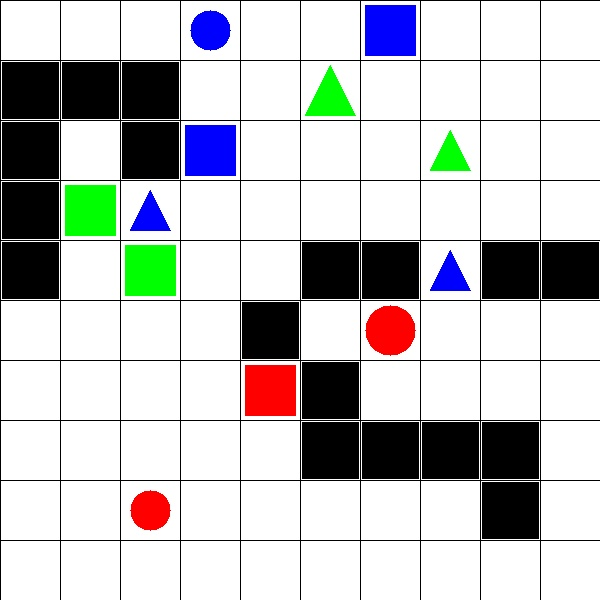
#> input picture task2_lm_set4/set-4/2. Task_Description/test_images/test_image4.jpg, 600 x 600 px
$ python final2.py   (Python 2 division)
#> lines starting #> are read from the running program, lines starting #| are printed output that depends on the picture; after the words box and inside, x2 and y2 are one past the last pixel; in counts of white or black regions, pixels touching at a corner belong together
import cv2
import numpy as np
import math as m
def main(board_filepath):
#> called with board_filepath = 'test_images/test_image4.jpg'
    board_objects = []		# List to store output of board -- DO NOT CHANGE VARIABLE NAME
    output_list = []		# List to store final output 	-- DO NOT CHANGE VARIABLE NAME

    def sort_grid(l=[]):#

        k=sorted(l)
        h=0
        li=[]
        for i in k:
            li.append(tuple(i))

        for i in range(int(m.sqrt(len(l)))):
            for j in range(int(m.sqrt(len(l)))):
                k[h][0]=i+1
                k[h][1]=j+1
                h+=1
        return(k)

    def find_shape(c):

        peri = cv2.arcLength(c, True)
        approx = cv2.approxPolyDP(c, 0.04 * peri, True)
        if len(approx) == 3:
            shape = "Triangle"
        elif len(approx) == 4:
            shape = "4-sided"
        else:
            shape = "Circle"
        return shape

    def detect_color(px):
            if px[0]>240 and px[1]<10 and px[2]<10:
                    return "blue"
            elif px[0]<10 and px[1]<10 and px[2]>240:
                    return "red"
            elif px[0]<10 and px[1]>240 and px[2]<10:
                    return "green"
            elif px[0]<10 and px[1]>240 and px[2]>240:
                    return "yellow"
            elif px[0]<10 and px[1]<10 and px[2]<10:
                    return "black"
    image_board = cv2.imread(board_filepath)
#> image_board is the input picture: shape (600, 600, 3); mean B, G, R 195.5, 195.1, 194
    image_board_gray=cv2.cvtColor(image_board,cv2.COLOR_BGR2GRAY)
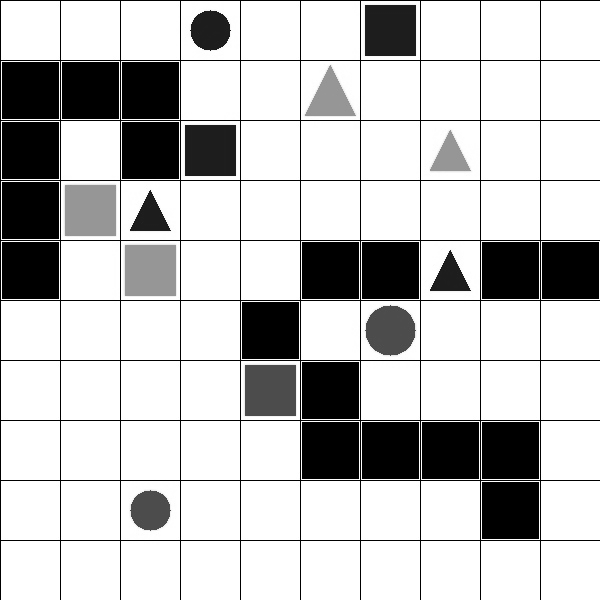
#> image_board_gray: shape (600, 600); min 0, max 255, mean 194.8
    #cv2.imshow("gray",image_board_gray)
    image_board_inrange=cv2.inRange(image_board_gray,200,255)
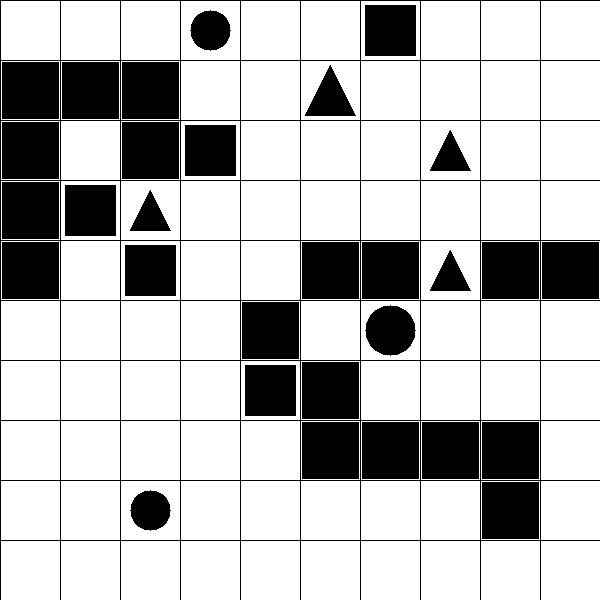
#> image_board_inrange: shape (600, 600); 74.5% white; 31 black regions
    #cv2.imshow("board",image_board_inrange)

    cnts_b = cv2.findContours(image_board_inrange.copy(),cv2.RETR_TREE ,cv2.CHAIN_APPROX_SIMPLE)
#> cnts_b = 130 contours; largest, box (x1, y1, x2, y2) and area: (541, 541, 600, 600) 3364, (481, 541, 540, 600) 3364, (421, 541, 480, 600) 3364, (361, 541, 420, 600) 3364, (301, 541, 360, 600) 3364
    cnts_b = cnts_b[0]
    cnts_b1,heirarchy_b = cv2.findContours(image_board_inrange.copy(),cv2.RETR_TREE,cv2.CHAIN_APPROX_SIMPLE)
#> cnts_b1 has the same summary as cnts_b
    cv2.drawContours(image_board, cnts_b,-1, (206, 255, 39), 1)
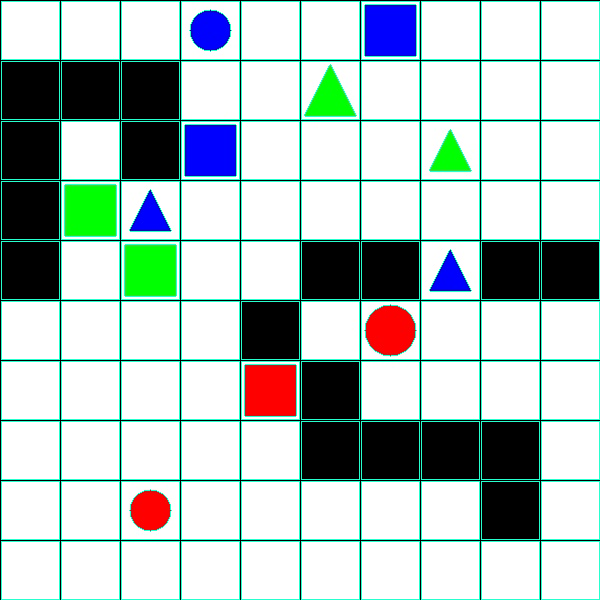
#> image_board: shape (600, 600, 3); 6.98% of pixels changed, all inside (x1, y1, x2, y2) = (1, 1, 600, 600)
    cnts_b1 = cnts_b1[0]
#> cnts_b1 = [[541, 541], [541, 599], [599, 599], [599, 541]]
    shape=None
    l_board=[]
    for j in range(0,len(heirarchy_b[0])):
        if heirarchy_b[0][j][3]==-1:
            c = cnts_b[j]
            M = cv2.moments(c)
            cX = int((M['m10'] / M['m00']))
            cY = int((M['m01'] / M['m00']))
            if heirarchy_b[0][j][2]!=-1:
                shape=find_shape(cnts_b[heirarchy_b[0][j][2]])
                M1=cv2.moments(cnts_b[heirarchy_b[0][j][2]])
                cX_object = int((M1['m10'] / M1['m00']))
                cY_object = int((M1['m01'] / M1['m00']))
                px=image_board[cY_object,cX_object]
                color=detect_color(px)
                area=int(M1['m00'])
            else:
                shape=None
                color=None
                area=0
            l_board.append([cX,cY,heirarchy_b[0][j][2],shape,color,area])
#> this loop made 130 passes
#> (c, cX, cY, peri in find_shape, approx in find_shape, shape, cX_object, cY_object) on passes 12, 24, 26: ([[481, 481], [481, 539], [539, 539], [539, 481]], 510, 510, 229.7, [[481, 482], [538, 481], [539, 538], [482, 539]], '4-sided', 510, 510), ([[481, 421], [481, 479], [539, 479], [539, 421]], 510, 450, 229.7, [[481, 422], [538, 421], [539, 478], [482, 479]], '4-sided', 510, 450), ([[421, 421], [421, 479], [479, 479], [479, 421]], 450, 450, 229.7, [[421, 422], [478, 421], [479, 478], [422, 479]], '4-sided', 450, 450)
#> after the loop, l_board = 100 items

    l_board_sorted=sort_grid(l_board)
#> the loop in sort_grid, `for i in k:` made 100 passes
#> i on passes 2, 3, 4, 5, 12, 14, 22, 23: [30, 90, 117, '4-sided', 'black', 3362], [30, 150, 103, '4-sided', 'black', 3362], [30, 210, 89, '4-sided', 'black', 3362], [30, 270, 76, '4-sided', 'black', 3362], [90, 90, 115, '4-sided', 'black', 3362], [90, 210, 87, '4-sided', 'green', 2702], [150, 90, 113, '4-sided', 'black', 3362], [150, 150, 100, '4-sided', 'black', 3362]
#> the loop in sort_grid, `for i in range(int(m.sqrt(len(l)))):` made 10 passes
#> after the loop in sort_grid, `for i in range(int(m.sqrt(len(l)))):`: h = 100
#> l_board_sorted = 100 items


    path_board={}
    planned_path={}

    def stop_exists(start):
        for j in l_board_sorted:
            if(tuple([start[0],start[1]])!=tuple([j[0],j[1]]) and j[3]==start[3] and j[4]==start[4] and abs(j[5]-start[5])<=10):
                return(True)
                break
        else:
            return(False)
    def tag_neighbour(x,y):
        if (x <= 0) or (y <= 0) or (x > (10)) or (y > (10)) or path_board[(x,y)][0] == '1':
            return 0
        else:
            return [x,y]
    def neighbours(t):
        neighbour = set()
        if path_board[t][1] != 0:
            neighbour.add(tuple(path_board[t][1]))
        if path_board[t][2] != 0:
            neighbour.add(tuple(path_board[t][2]))
        if path_board[t][3] != 0:
            neighbour.add(tuple(path_board[t][3]))
        if path_board[t][4] != 0:
            neighbour.add(tuple(path_board[t][4]))

        return neighbour
    def path(current,before):
        try:
            p = path(before[current],before)
            return_path = []
            return_path.extend(p)
            return_path.append(current)

            return return_path


        except KeyError:
            # we have reached the start node
            return [current]

    for start_object in l_board_sorted:
        if(not stop_exists(start_object)):
            planned_path[tuple([start_object[0],start_object[1]])]=["NO MATCH",[],0]
        elif(start_object[2]!=-1 and start_object[4]!="black" and stop_exists(start_object) ):
            for object in l_board_sorted:
                    if object[2]==-1:
                        path_board[tuple([object[0],object[1]])]=["0"]
                    elif l_board_sorted.index(start_object)!=l_board_sorted.index(object) and object[3]==start_object[3] and object[4]==start_object[4] and abs(object[5]-start_object[5])<=10:
                        path_board[tuple([object[0],object[1]])]=["stop"]
                    else:
                        path_board[tuple([object[0],object[1]])]=["1"]

            for i in path_board:
                for j in range(4):
                    path_board[i].append([0,0])
            closed=set()
            opened=set()
            parent={}
            g={}
            gtemp={}

            start=tuple([start_object[0],start_object[1]])
            path_board[start][0]='0'

            stop=set()
            for j in path_board:
                if(path_board[j][0]=="stop"):
                    stop.add(j)

            for t in path_board:
                    x=t[0]
                    y=t[1]
                    if path_board[t][0] == '1':
                        continue

                    path_board[t][1] = tag_neighbour(x,y-1)#north
                    path_board[t][2] = tag_neighbour(x-1,y)#west
                    path_board[t][3] = tag_neighbour(x,y+1)#south
                    path_board[t][4] = tag_neighbour(x+1,y)#east

            g[start] = 0
            gtemp[start] =g[start]
            opened.add(start)
            flag=0
            while ((len(opened) > 0) and stop.isdisjoint(closed)):


                        gsort = sorted(gtemp, key=lambda t:g[t])
                        i = 0
                        for i in range(len(gsort)-1):
                            if(gsort[i] not in closed):
                                break

                        current = gsort[i]


                        if current in stop:
                            s=path(current,parent)
                            flag=1
                            end=current
                            s.remove(start)
                            s.remove(end)


                        opened.discard(current)
                        gtemp.pop(current)
                        closed.add(current)


                        for neighbour in neighbours(current):
                            if neighbour not in closed:

                                temp_g = g[current] + 1
                                if (neighbour not in opened) or (temp_g < g[neighbour]):
                                    # if the neighbour node has not yet been evaluated yet, then we evaluate it
                                    # or, if we have just found a shorter way to reach neighbour from the start node,
                                    # then we replace the previous route to get to neighbour, with this new quicker route
                                    parent[neighbour]=current
                                    g[neighbour]=temp_g
                                    gtemp[neighbour]=temp_g

                                    if neighbour not in opened:
                                        opened.add(neighbour)

            if(flag==1):
                planned_path[start]=[end,s,len(s)+1]
            else:
                planned_path[start]=["NO PATH",[],0]

            path_board={}
#> this loop made 100 passes
#> start_object on passes 14, 24, 25, 33: [2, 4, 87, '4-sided', 'green', 2702], [3, 4, 85, 'Triangle', 'blue', 922], [3, 5, 73, '4-sided', 'green', 2702], [4, 3, 98, '4-sided', 'blue', 2702]
#> after the loop, planned_path = 12 items
#####################################################################################################################################################################


    occupied_grids=[]
    for j in range(0,len(l_board_sorted)):
        if l_board_sorted[j][2]!=-1:
            occupied_grids.append((l_board_sorted[j][0],l_board_sorted[j][1]))
#> this loop made 100 passes
#> after the loop, occupied_grids = 30 pairs, first value 1 to 10, second value 1 to 9
    print occupied_grids
#> (printed output is left out)
    print""
    #print planned_path
    v=sorted(planned_path)
#> v = [(2, 4), (3, 4), (3, 5), (3, 9), (4, 1), (4, 3), (5, 7), (6, 2), (7, 1), (7, 6), (8, 3), (8, 5)]
    for i in v:
        print i,"  -----> ",planned_path[i]
#> this loop made 12 passes
#> (printed output is left out)
    cv2.imshow("contour",image_board)
fyl=4
if __name__ == '__main__':
    board_filepath = "test_images/test_image"+str(fyl)+".jpg"
    main(board_filepath)
cv2.waitKey(0)
cv2.destroyAllWindows()

$ run again, with task2_lm_set4/set-4/2. Task_Description/test_images/test_image1.jpg copied over task2_lm_set4/set-4/2. Task_Description/test_images/test_image4.jpg
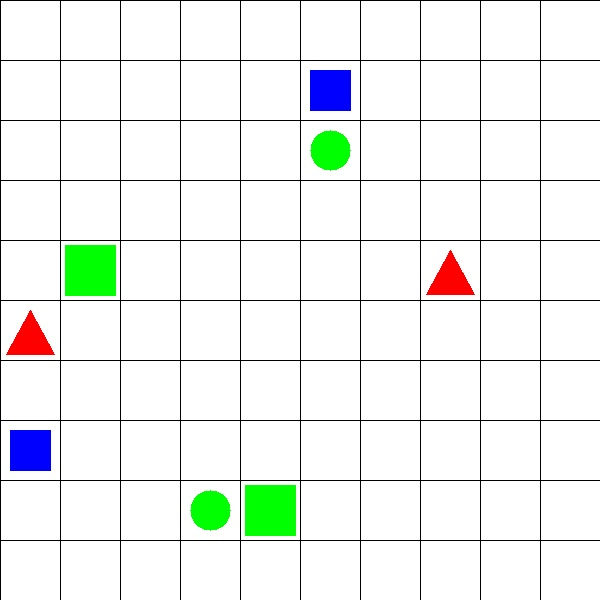
#> input picture task2_lm_set4/set-4/2. Task_Description/test_images/test_image1.jpg, 600 x 600 px
#> in main, image_board is the input picture: shape (600, 600, 3); mean B, G, R 239.4, 242.5, 238.6
#> in main, `image_board_inrange=cv2.inRange(image_board_gray,200,255)`:
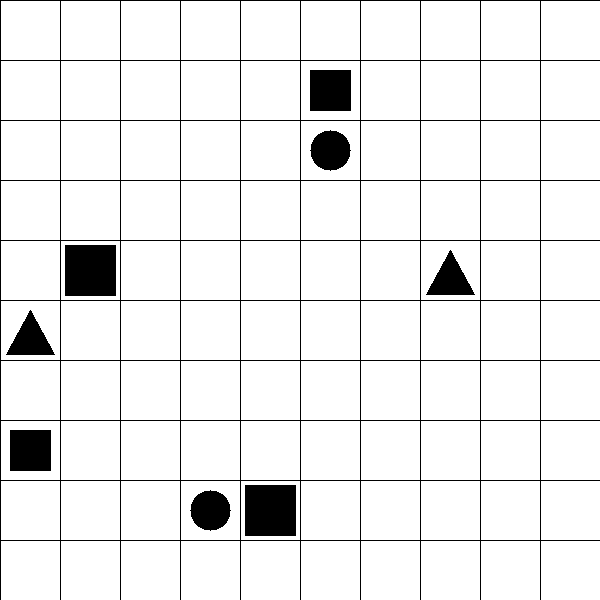
#> image_board_inrange: shape (600, 600); 93% white; 9 black regions
#> cnts_b = 108 contours; largest, box (x1, y1, x2, y2) and area: (541, 541, 600, 600) 3364, (481, 541, 540, 600) 3364, (421, 541, 480, 600) 3364, (361, 541, 420, 600) 3364, (301, 541, 360, 600) 3364
#> in main, `cnts_b1,heirarchy_b = cv2.findContours(image_board_inrange.copy(),cv2...`: cnts_b1 has the same summary as cnts_b
#> in main, `cv2.drawContours(image_board, cnts_b,-1, (206, 255, 39), 1)`:
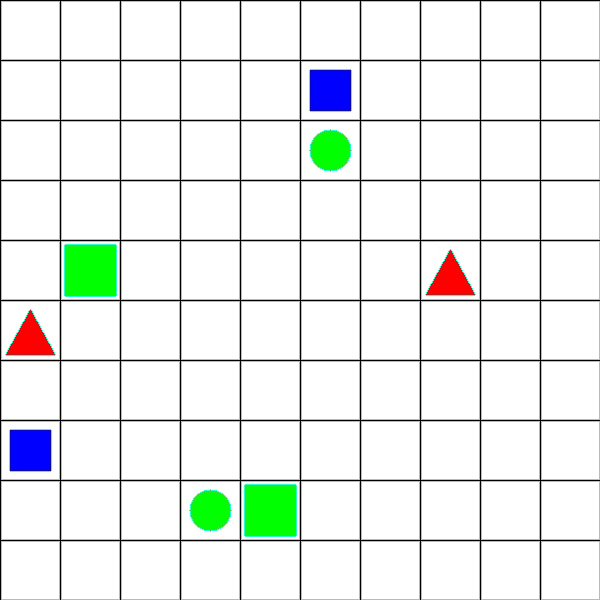
#> image_board: shape (600, 600, 3); 6.79% of pixels changed, all inside (x1, y1, x2, y2) = (1, 1, 600, 600)
#> in main, `cnts_b1 = cnts_b1[0]`: cnts_b1 = [[541, 541], [541, 599], [599, 599], [599, 541]]
#> the loop in main, `for j in range(0,len(heirarchy_b[0])):` made 108 passes
#> (c, cX, cY, peri in find_shape, approx in find_shape, shape, cX_object, cY_object) on passes 16, 32, 53: ([[241, 481], [241, 539], [299, 539], [299, 481]], 270, 510, 205.7, [[244, 485], [295, 484], [296, 535], [245, 536]], '4-sided', 270, 510), ([[1, 421], [1, 479], [59, 479], [59, 421]], 30, 450, 165.7, [[9, 430], [50, 429], [51, 470], [10, 471]], '4-sided', 30, 450), ([[1, 301], [1, 359], [59, 359], [59, 301]], 30, 330, 161.5, [[30, 309], [54, 355], [5, 354]], 'Triangle', 30, 339)
#> after the loop in main, `for j in range(0,len(heirarchy_b[0])):`: l_board = 100 items
#> the loop in sort_grid, `for i in k:` made 100 passes
#> i on passes 6, 8, 15, 39, 49, 52, 53: [30, 330, 53, 'Triangle', 'red', 1194], [30, 450, 32, '4-sided', 'blue', 1762], [90, 270, 64, '4-sided', 'green', 2702], [210, 510, 18, 'Circle', 'green', 1314], [270, 510, 16, '4-sided', 'green', 2702], [330, 90, 92, '4-sided', 'blue', 1762], [330, 150, 81, 'Circle', 'green', 1314]
#> the loop in sort_grid, `for i in range(int(m.sqrt(len(l)))):` made 10 passes
#> after the loop in sort_grid, `for i in range(int(m.sqrt(len(l)))):`: h = 100
#> l_board_sorted = 100 items
#> the loop in main, `for start_object in l_board_sorted:` made 100 passes
#> start_object on passes 6, 8, 15: [1, 6, 53, 'Triangle', 'red', 1194], [1, 8, 32, '4-sided', 'blue', 1762], [2, 5, 64, '4-sided', 'green', 2702]
#> the loop in main, `for j in range(0,len(l_board_sorted)):` made 100 passes
#| [(1, 6), (1, 8), (2, 5), (4, 9), (5, 9), (6, 2), (6, 3), (8, 5)]
#> the loop in main, `for i in v:` made 8 passes
#> i on passes 1 to 8: (1, 6), (1, 8), (2, 5), (4, 9), (5, 9), (6, 2), (6, 3), (8, 5)
#> (printed output is left out)

$ run again, with task2_lm_set4/set-4/2. Task_Description/test_images/test_image2.jpg copied over task2_lm_set4/set-4/2. Task_Description/test_images/test_image4.jpg
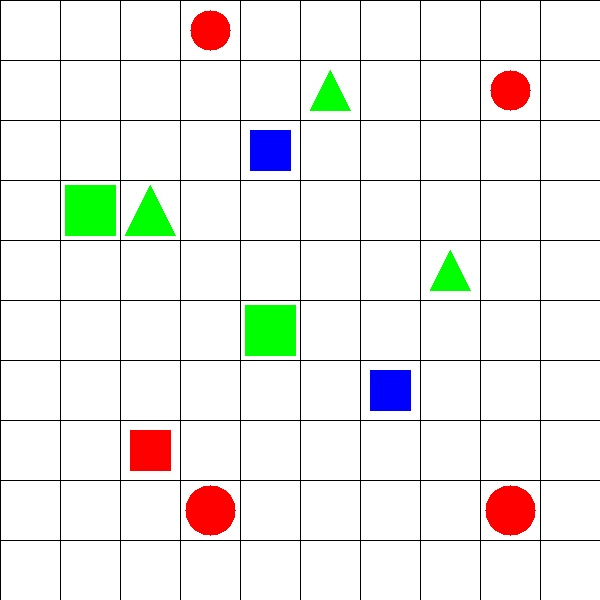
#> input picture task2_lm_set4/set-4/2. Task_Description/test_images/test_image2.jpg, 600 x 600 px
#> in main, image_board is the input picture: shape (600, 600, 3); mean B, G, R 234.9, 238.3, 238.1
#> in main, `image_board_inrange=cv2.inRange(image_board_gray,200,255)`:
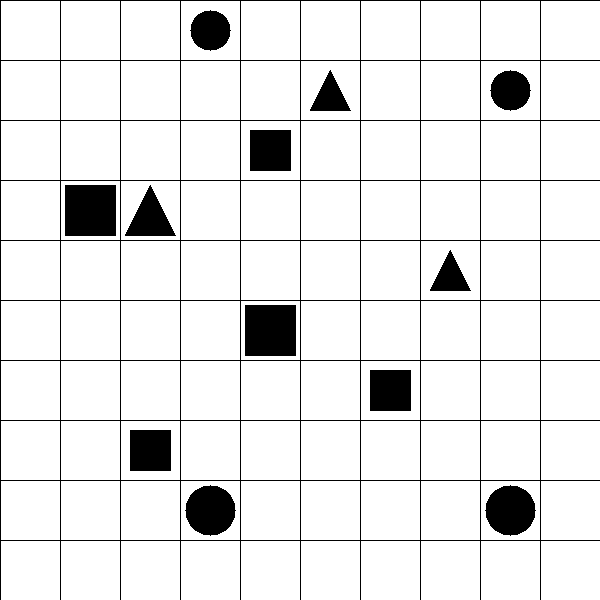
#> image_board_inrange: shape (600, 600); 91.2% white; 13 black regions
#> cnts_b = 112 contours; largest, box (x1, y1, x2, y2) and area: (541, 541, 600, 600) 3364, (481, 541, 540, 600) 3364, (421, 541, 480, 600) 3364, (361, 541, 420, 600) 3364, (301, 541, 360, 600) 3364
#> in main, `cnts_b1,heirarchy_b = cv2.findContours(image_board_inrange.copy(),cv2...`: cnts_b1 has the same summary as cnts_b
#> in main, `cv2.drawContours(image_board, cnts_b,-1, (206, 255, 39), 1)`:
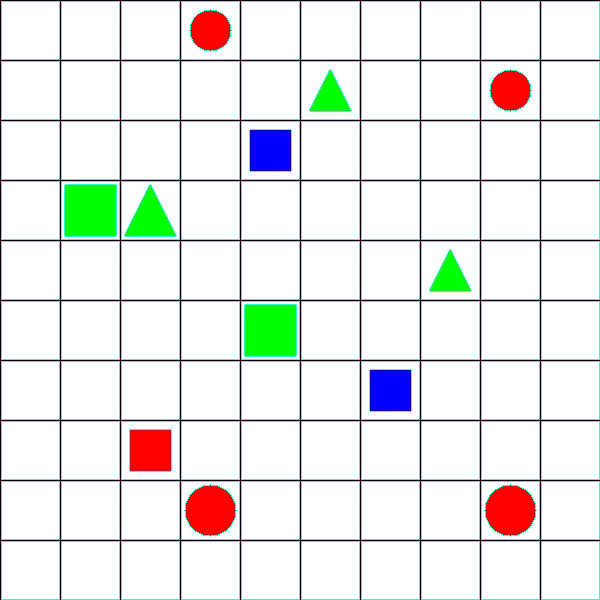
#> image_board: shape (600, 600, 3); 6.95% of pixels changed, all inside (x1, y1, x2, y2) = (1, 1, 600, 600)
#> in main, `cnts_b1 = cnts_b1[0]`: cnts_b1 = [[541, 541], [541, 599], [599, 599], [599, 541]]
#> the loop in main, `for j in range(0,len(heirarchy_b[0])):` made 112 passes
#> (c, cX, cY, peri in find_shape, approx in find_shape, shape, cX_object, cY_object) on passes 30, 37, 50: ([[121, 421], [121, 479], [179, 479], [179, 421]], 150, 450, 165.7, [[129, 430], [170, 429], [171, 470], [130, 471]], '4-sided', 150, 450), ([[361, 361], [361, 419], [419, 419], [419, 361]], 390, 390, 165.7, [[369, 370], [410, 369], [411, 410], [370, 411]], '4-sided', 390, 390), ([[241, 301], [241, 359], [299, 359], [299, 301]], 270, 330, 205.7, [[244, 305], [295, 304], [296, 355], [245, 356]], '4-sided', 270, 330)
#> after the loop in main, `for j in range(0,len(heirarchy_b[0])):`: l_board = 100 items
#> the loop in sort_grid, `for i in k:` made 100 passes
#> i on passes 14, 24, 28, 31, 39, 43, 46, 52: [90, 210, 76, '4-sided', 'green', 2702], [150, 210, 74, 'Triangle', 'green', 1402], [150, 450, 30, '4-sided', 'red', 1762], [210, 30, 108, 'Circle', 'red', 1314], [210, 510, 18, 'Circle', 'red', 2032], [270, 150, 84, '4-sided', 'blue', 1762], [270, 330, 50, '4-sided', 'green', 2702], [330, 90, 95, 'Triangle', 'green', 922]
#> the loop in sort_grid, `for i in range(int(m.sqrt(len(l)))):` made 10 passes
#> after the loop in sort_grid, `for i in range(int(m.sqrt(len(l)))):`: h = 100
#> l_board_sorted = 100 items
#> the loop in main, `for start_object in l_board_sorted:` made 100 passes
#> start_object on passes 14, 31, 39, 43, 46: [2, 4, 76, '4-sided', 'green', 2702], [4, 1, 108, 'Circle', 'red', 1314], [4, 9, 18, 'Circle', 'red', 2032], [5, 3, 84, '4-sided', 'blue', 1762], [5, 6, 50, '4-sided', 'green', 2702]
#> the loop in main, `for j in range(0,len(l_board_sorted)):` made 100 passes
#| [(2, 4), (3, 4), (3, 8), (4, 1), (4, 9), (5, 3), (5, 6), (6, 2), (7, 7), (8, 5), (9, 2), (9, 9)]
#> the loop in main, `for i in v:` made 12 passes
#> i on passes 1 to 8: (2, 4), (3, 4), (3, 8), (4, 1), (4, 9), (5, 3), (5, 6), (6, 2)
#> (printed output is left out)
